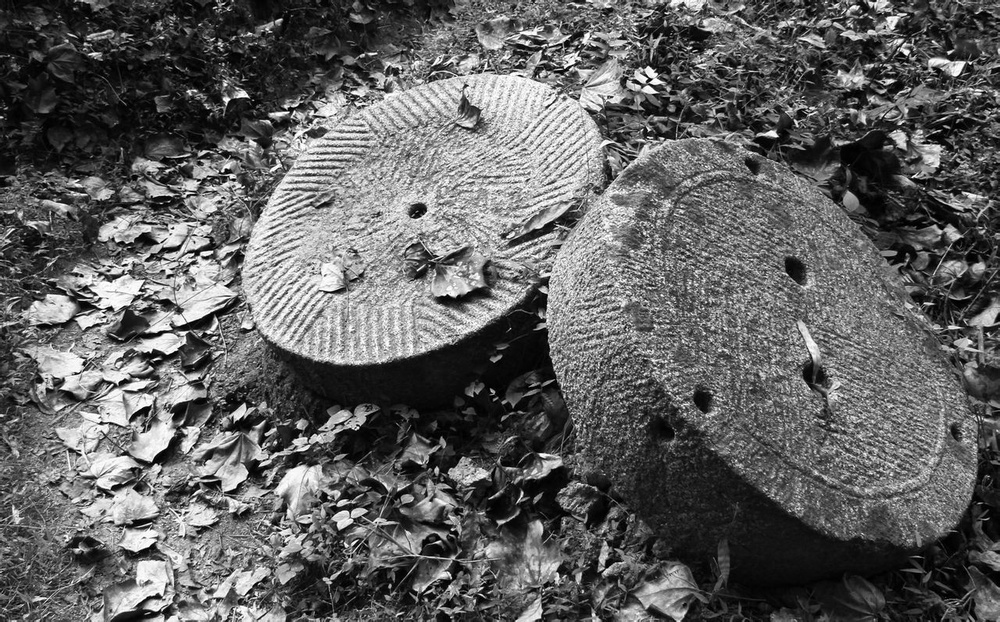
%> input picture freq-filter/4.jpg, 1000 x 622 px, shrunk from 1280 x 796 before the run
$ octave btw_lpfilter.m   (GNU Octave 9; MATLAB toolbox functions it lacks are replaced by stand-ins)
%> lines starting %> are read from the running program, lines starting %| are printed output that depends on the picture
### freq-filter/paddedsize.m
function PQ = paddedsize(AB, CD, PARAM)
%PADDEDSIZE Computes padded sizes useful for FFT-based filtering.
%   PQ = PADDEDSIZE(AB), where AB is a two-element size vector,
%   computes the two-element size vector PQ = 2*AB.
%
%   PQ = PADDEDSIZE(AB, 'PWR2') computes the vector PQ such that
%   PQ(1) = PQ(2) = 2^nextpow2(2*m), where m is MAX(AB).
%
%   PQ = PADDEDSIZE(AB, CD), where AB and CD are two-element size
%   vectors, computes the two-element size vector PQ.  The elements
%   of PQ are the smallest even integers greater than or equal to
%   AB + CD - 1.
%
%   PQ = PADDEDSIZE(AB, CD, 'PWR2') computes the vector PQ such that
%   PQ(1) = PQ(2) = 2^nextpow2(2*m), where m is MAX([AB CD]).

%   Copyright 2002-2004 R. C. Gonzalez, R. E. Woods, & S. L. Eddins
%   Digital Image Processing Using MATLAB, Prentice-Hall, 2004
%   $Revision: 1.5 $  $Date: 2003/08/25 14:28:22 $

if nargin == 1
   PQ  = 2*AB;
elseif nargin == 2 & ~ischar(CD)
   PQ = AB + CD - 1;
   PQ = 2 * ceil(PQ / 2);
elseif nargin == 2
   m = max(AB); % Maximum dimension.

   % Find power-of-2 at least twice m.
   P = 2^nextpow2(2*m);
   PQ = [P, P];
elseif nargin == 3
   m = max([AB CD]); % Maximum dimension.
   P = 2^nextpow2(2*m);
   PQ = [P, P];
else
   error('Wrong number of inputs.')
end

### freq-filter/dftfilt.m
function g = dftfilt(f, H)
             % DFTFILT Performs frequency domain filtering.
             %   G = DFTFILT(F, H) filters F in the frequency domain using the
                     %   filter transfer function H. The output, G, is the filtered
                     %   image, which has the same size as F.  DFTFILT automatically pads
                     %   F to be the same size as H.  Function PADDEDSIZE can be used to
                     %   determine an appropriate size for H.
                     %
                     %   DFTFILT assumes that F is real and that H is a real, uncentered
                     %   circularly - symmetric filter function.

                     %   Copyright 2002 - 2004 R. C. Gonzalez, R. E. Woods, & S. L. Eddins
                     %   Digital Image Processing Using MATLAB, Prentice - Hall, 2004
                     %   $Revision : 1.5 $  $Date : 2003 / 08 / 25 14 : 28 : 22 $

                     % Obtain the FFT of the padded input.
                     F = fft2(f, size(H, 1), size(H, 2));

% Perform filtering.
g = real(ifft2(H.*F));
% Crop to original size.
g = g(1: size(f, 1), 1: size(f, 2));

### freq-filter/lpfilter.m
function H = lpfilter(type, M, N, D0, n)
%LPFILTER Computes frequency domain lowpass filters.
%   H = LPFILTER(TYPE, M, N, D0, n) creates the transfer function of
%   a lowpass filter, H, of the specified TYPE and size (M-by-N). To
%   view the filter as an image or mesh plot, it should be centered
%   using H = fftshift(H).
%
%   Valid values for TYPE, D0, and n are:
%
%   'ideal'    Ideal lowpass filter with cutoff frequency D0. n need
%              not be supplied.  D0 must be positive.
%
%   'btw'      Butterworth lowpass filter of order n, and cutoff
%              D0.  The default value for n is 1.0.  D0 must be
%              positive.
%
%   'gaussian' Gaussian lowpass filter with cutoff (standard
%              deviation) D0.  n need not be supplied.  D0 must be
%              positive.

%   Copyright 2002-2004 R. C. Gonzalez, R. E. Woods, & S. L. Eddins
%   Digital Image Processing Using MATLAB, Prentice-Hall, 2004
%   $Revision: 1.8 $  $Date: 2004/11/04 22:33:16 $

% Use function dftuv to set up the meshgrid arrays needed for
% computing the required distances.
[U, V] = dftuv(M, N);

% Compute the distances D(U, V).
D = sqrt(U.^2 + V.^2);

% Begin filter computations.
switch type
case 'ideal'
   H = double(D <= D0);
case 'btw'
   if nargin == 4
      n = 1;
   end
   H = 1./(1 + (D./D0).^(2*n));
case 'gaussian'
   H = exp(-(D.^2)./(2*(D0^2)));
otherwise
   error('Unknown filter type.')
end

### freq-filter/dftuv.m
function [U, V] = dftuv(M, N)
%DFTUV Computes meshgrid frequency matrices.
%   [U, V] = DFTUV(M, N) computes meshgrid frequency matrices U and
%   V.  U and V are useful for computing frequency-domain filter
%   functions that can be used with DFTFILT.  U and V are both
%   M-by-N.

%   Copyright 2002-2004 R. C. Gonzalez, R. E. Woods, & S. L. Eddins
%   Digital Image Processing Using MATLAB, Prentice-Hall, 2004
%   $Revision: 1.3 $  $Date: 2003/04/16 22:30:34 $

% Set up range of variables.
u = 0:(M - 1);
v = 0:(N - 1);

% Compute the indices for use in meshgrid.
idx = find(u > M/2);
u(idx) = u(idx) - M;
idy = find(v > N/2);
v(idy) = v(idy) - N;

% Compute the meshgrid arrays.
[V, U] = meshgrid(v, u);

### freq-filter/btw_lpfilter.m
clc; clear all;

f = imread('4.jpg');
%> f is the input picture: size 622x1000x3 uint8; min 0, max 255, mean 97.2
f = rgb2gray(f);
%> f: size 622x1000 uint8
PQ = paddedsize(size(f));

D0 = [30 , 80, 200]; % 低通滤波半径是 D0
D1 = [15  30  80]; % 高通滤波半径是 D1
for i = 1 : 3
    H( :, :, i) = lpfilter('btw', PQ(1), PQ(2), D1(i)); % ideal gaussian btw
    g(:, :, i) = dftfilt(f, H(:, :, i));
end
%> this loop made 3 passes
%> pass 1, in dftfilt, `g = real(ifft2(H.*F));`:
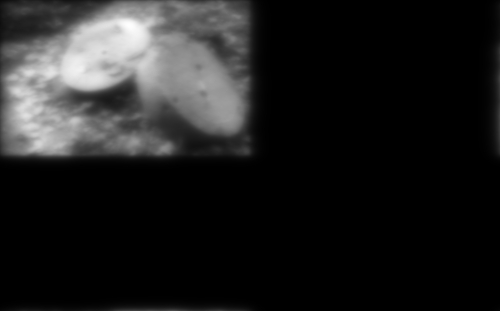
%> g: size 1244x2000 double (shown at 1/4 size); min -5.7e-07, max 197.9, mean 24.3; drawn with min black and max white
%> pass 1, in dftfilt, `g = g(1: size(f, 1), 1: size(f, 2));`:
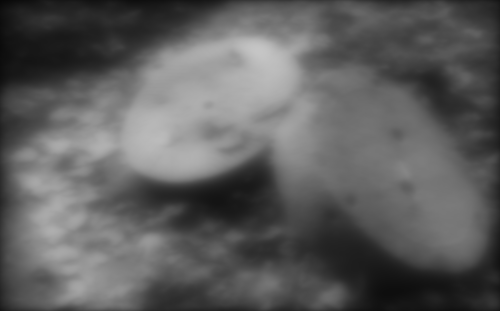
%> g: size 622x1000 double (shown at 1/2 size); min 6.53, max 197.9, mean 94.1
%> pass 2, in dftfilt (call 2), `g = real(ifft2(H.*F));`:
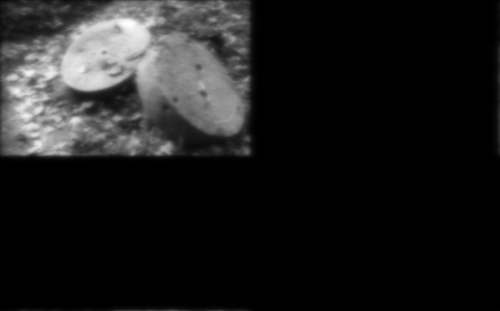
%> g: size 1244x2000 double (shown at 1/4 size); min -7.38e-06, max 215, mean 24.3; drawn with min black and max white
%> pass 2, in dftfilt (call 2), `g = g(1: size(f, 1), 1: size(f, 2));`:
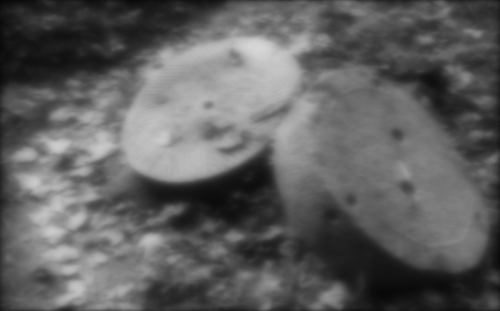
%> g: size 622x1000 double (shown at 1/2 size); min 5.32, max 215, mean 95.7
%> after the loop:
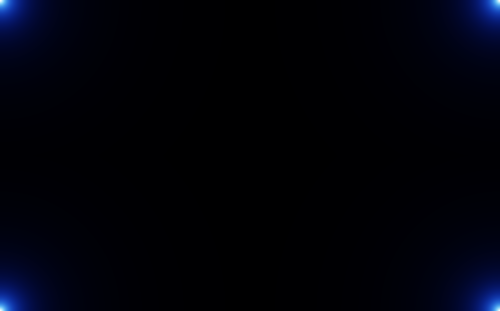
%> H: size 1244x2000x3 double (shown at 1/4 size); mean R, G, B 0.00229, 0.0076, 0.0383
%> after the loop:
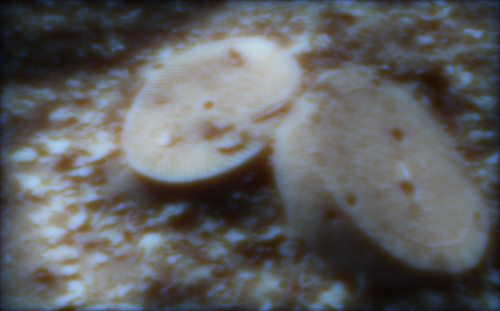
%> g: size 622x1000x3 double (shown at 1/2 size); mean R, G, B 94.1, 95.7, 96.6
subplot(221); imshow(f, []); title('Original Pic');
subplot(222); imshow(g(:, :, 1), []); title('btw D0=30');
subplot(223); imshow(g(:, :, 2), []); title('btw D0=50');
subplot(224); imshow(g(:, :, 3), []); title('btw D0=200');
%> after `imshow(g(:, :, 3), [])`:
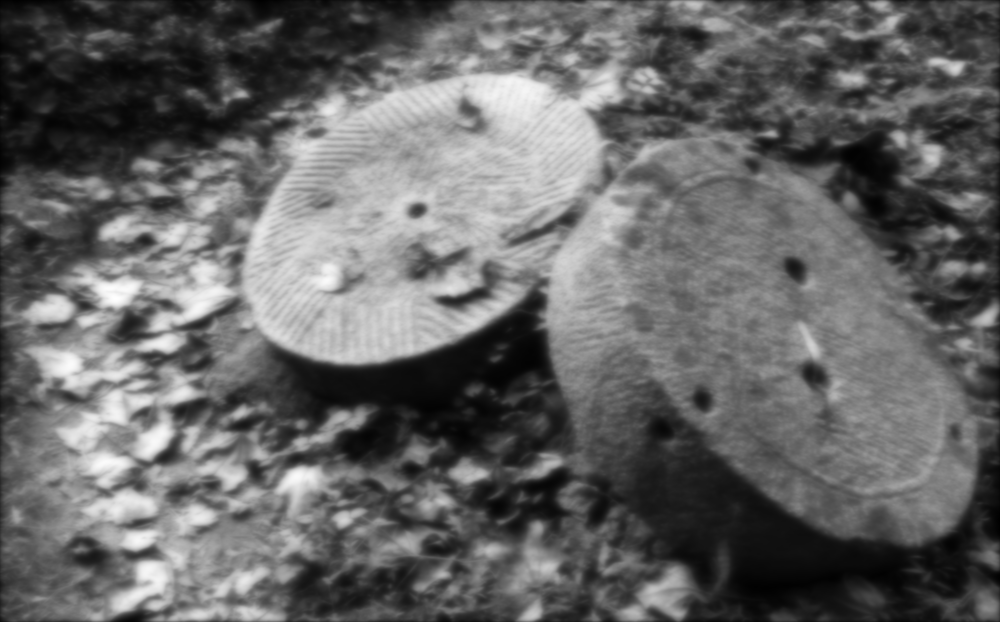
%> displayed picture: size 622x1000, on the screen's scale of 0 to 255; min 0, max 255, mean 100.9
% [4 lines of commented-out code are left out]

$ run again, with freq-filter/2.jpg copied over freq-filter/4.jpg
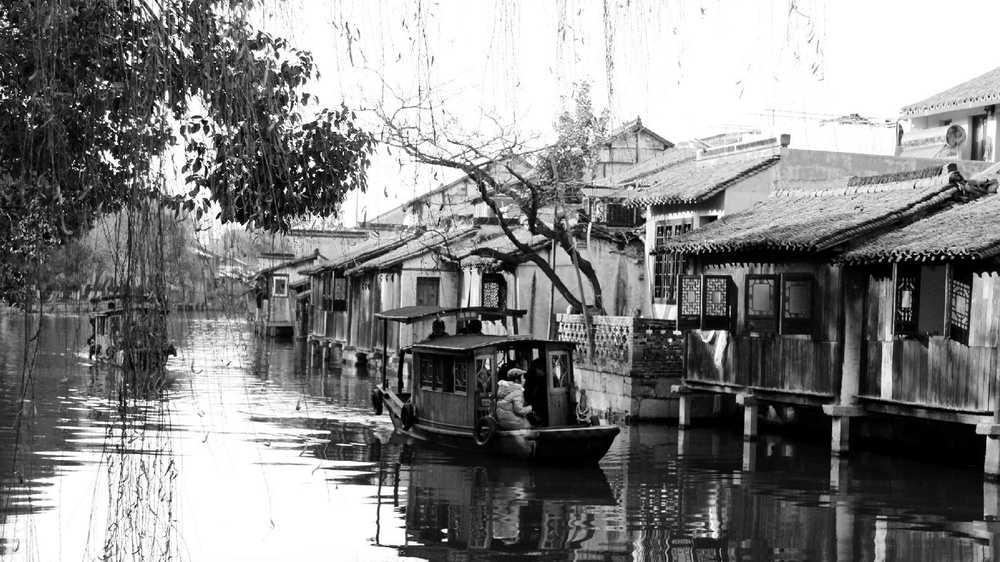
%> input picture freq-filter/2.jpg, 1000 x 562 px, shrunk from 1920 x 1080 before the run
%> f is the input picture: size 562x1000x3 uint8; min 0, max 255, mean 131.7
%> f: size 562x1000 uint8
%> after the loop `for i = 1 : 3`:
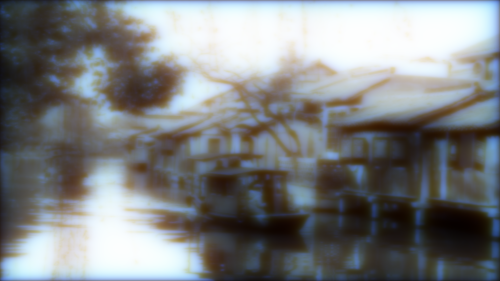
%> g: size 562x1000x3 double (shown at 1/2 size); mean R, G, B 125.8, 128.8, 130.6; drawn with min black and max white
%> `imshow(g(:, :, 3), [])`:
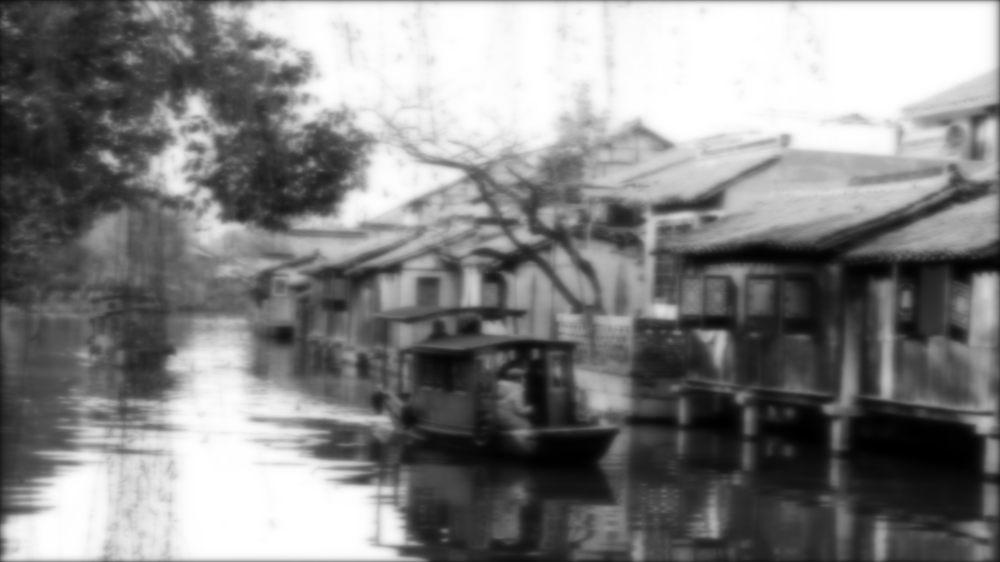
%> displayed picture: size 562x1000, on the screen's scale of 0 to 255; min 0, max 255, mean 130.6
